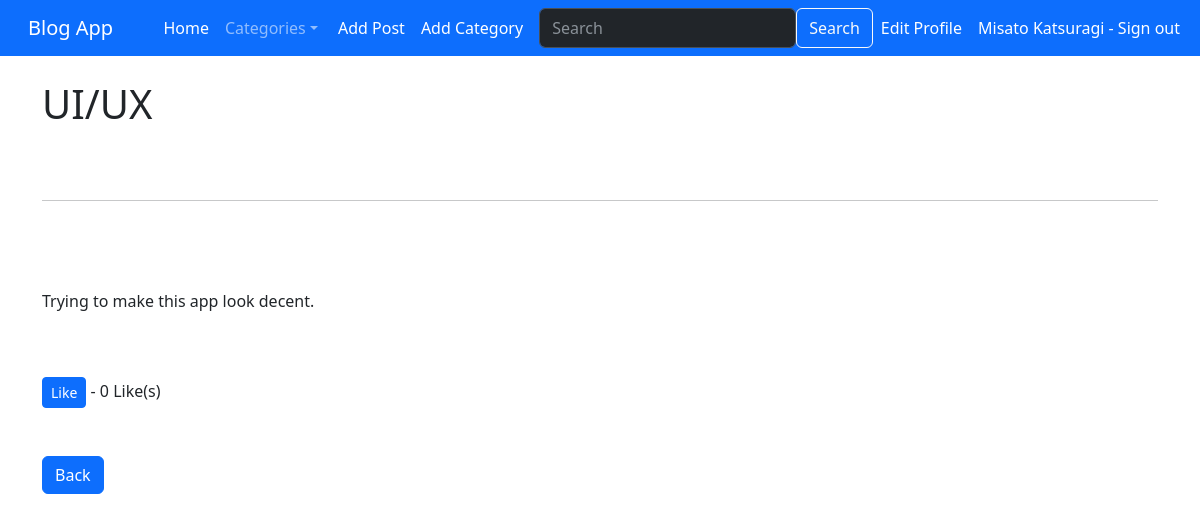
/article/2 (signed in), run on an earlier commit of the app's database.
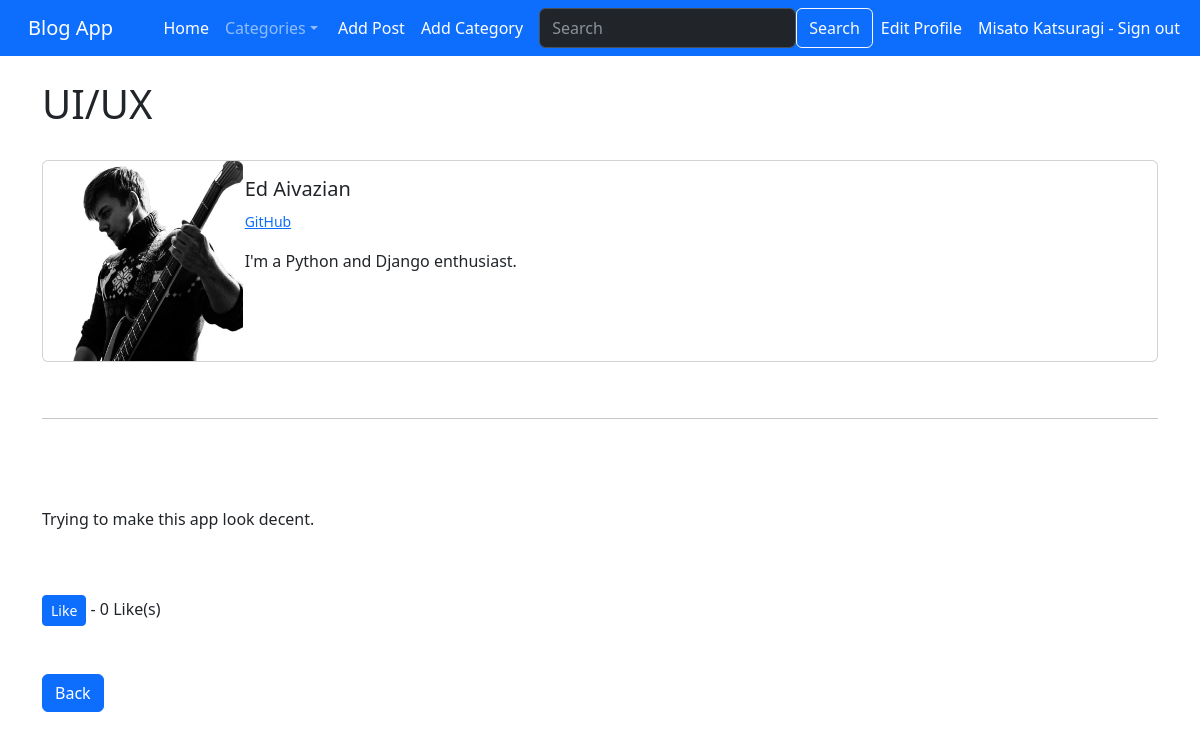
And on a later commit of the database.
### blogs/models.py (models this page shows, shortened)
class Post(models.Model):
    category = models.CharField(max_length=100, default='it') # категория поста со значением "IT" по умолчанию
    header_image = models.ImageField(null=True,
                                     blank=True,
                                     upload_to='images/')
    snippet = models.CharField(max_length=100)
    title = models.CharField(max_length=100) # название поста
    title_tag = models.CharField(max_length=100, default='Blog App')
    author = models.ForeignKey(User, on_delete=models.CASCADE) # при удалении темы, все записи по теме также удаляются - это каскадное удаление
    body = RichTextField(blank=True, null=True) # "богатое" поле для написания поста
    date_added = models.DateTimeField(auto_now_add=True)
    likes = models.ManyToManyField(User, related_name='blog_posts') # кнопка лайка
    def total_likes(self):
        return self.likes.count()

class UserProfile(models.Model):
    user = models.OneToOneField(User, null=True, on_delete=models.CASCADE)
    bio = models.TextField()
    profile_picture = models.ImageField(null=True,
                                     blank=True,
                                     upload_to='images/profile_pictures')
    nickname = models.CharField(max_length=255, null=True, blank=True)
    email_address = models.CharField(max_length=255, null=True, blank=True)
    website_url = models.CharField(max_length=255, null=True, blank=True)
    vk_url = models.CharField(max_length=255, null=True, blank=True)
    twitter_url = models.CharField(max_length=255, null=True, blank=True)
    instagram_url = models.CharField(max_length=255, null=True, blank=True)
    github_url = models.CharField(max_length=255, null=True, blank=True)
    steam_url = models.CharField(max_length=255, null=True, blank=True)
    spotify_url = models.CharField(max_length=255, null=True, blank=True)

### blogs/views.py (the view)
class ArticleDetailView(DetailView):
    model = Post
    template_name = 'article_details.html'
    def get_context_data(self, *args, **kwargs):
        stuff = get_object_or_404(Post, id=self.kwargs['pk'])
        total_likes = stuff.total_likes
        liked = False
        if stuff.likes.filter(id=self.request.user.id).exists():
            liked = True
        category_menu = Category.objects.all() # достаёт все названия категорий из Category.models.py
        context = super(ArticleDetailView, self).get_context_data(*args, **kwargs)
        context ['category_menu'] = category_menu
        context['total_likes'] = total_likes
        context['liked'] = liked
        return context

### blogs/models.py (called while the page is built)
    def __str__(self):
        return self.name

### blogs/templates/article_details.html (shortened to what this page needs)
{% extends "base.html" %}
{% block content %}
<h1>{{ post.title }}</h1>
    <br/>
    {% if user.is_authenticated %}
        {% if post.author.userprofile.profile_picture %}
        <div class="card mb-3">
            <div class="row g-0">
            <div class="col-md-2">
                <img src="{{ post.author.userprofile.profile_picture.url }}" class="rounded" width="200" height="200">
            </div>
            <div class="col-md-10">
                <div class="card-body">
                <h5 class="card-title">
                    {{ post.author.first_name}}
                    {{ post.author.last_name }}
                </h5>
                    <p class="card-text">
                        <small class="text-body-secondary">
                            {% if post.author.userprofile.github_url %}
                                <a href='{{ post.author.userprofile.github_url }}'>GitHub</a>
                            {% endif %}
                            <br/>
                        </small>
                    </p>
                <p class="card-text">
                    {{ post.author.userprofile.bio }}
                </p>
                </div>
            </div>
            </div>
        </div>
        {% endif%}
    {% endif %}
<br/>
<hr>
<br/>
<br/><br/>
{{ post.body|safe }}
<br/>
<br/>
<form
action="{% url 'like_post' post.pk %}"
method="POST">
    {% if liked %}
        <button type="submit", name="post_id", value ="post.id",
        class='btn btn-danger btn-sm'>Dislike</button>
    {% else %}
        <button type="submit", name="post_id", value ="post.id",
        class='btn btn-primary btn-sm'>Like</button>
    {% endif %}
    - {{ total_likes }} Like(s)
</form>
<br/>
<br/>
<a href="{% url 'home' %}" class="btn btn-primary">Back</a>
{% endblock content %}

### blogs/templates/base.html (shortened to what this page needs)
<!doctype html>
<html lang="en" dir="ltr">
  <head>
    <link rel="stylesheet" href="https://cdn.jsdelivr.net/npm/bootstrap@5.3.0-alpha3/dist/css/bootstrap.rtl.min.css">
  </head>
  <body>
    <nav class="navbar navbar-expand-lg bg-primary" data-bs-theme="dark">
        <div class="container-fluid">
          <a class="navbar-brand" href="{% url 'home' %}">Blog App</a>
          <div class="collapse navbar-collapse" id="navbarSupportedContent">
            <ul class="navbar-nav me-auto mb-2 mb-lg-0">
              {% if user.is_authenticated %}
                <li class="nav-item">
                  <a class="nav-link active" aria-current="page" href="{% url 'home' %}">Home</a>
                </li>
                {% if category_menu %}
                  <li class="nav-item dropdown">
                    <a class="nav-link dropdown-toggle" href="#" role="button" data-bs-toggle="dropdown" aria-expanded="false">
                      Categories
                    </a>
                  </li>
                {% else %}
                  <li class="nav-item">
                    <a class="nav-link active" href="{% url 'category-list' %}">Categories</a>
                  </li>
                {% endif %}
                <li class="nav-item">
                  <a class="nav-link active" href="{% url 'add_post' %}">Add Post</a>
                </li>
                <li class="nav-item">
                  <a class="nav-link active" href="{% url 'add_category' %}">Add Category</a>
                </li>
                <form class="d-flex" role="search">
                  <input class="form-control me-2" type="search" placeholder="Search" aria-label="Search">
                  <button class="btn btn-outline-light" type="submit">Search</button>
                </form>
                <li class="nav-item">
                  <a class="nav-link active" href="{% url 'edit_profile' %}">
                    Edit Profile</a>
                </li>
                <li class="nav-item">
                  <a class="nav-link active" href="{% url 'logout' %}">
                    {{ user.first_name }} {{ user.last_name }} - Sign out</a>
                </li>
              {% endif %}
                </ul>
          </div>
        </div>
      </nav>
    <br/>
    <div class="container">
        {% block content %}
        {% endblock content %}
    </div>
  </body>
</html>

What changed in the data, as far as the page shows it:
changed through a linked row, Post "UI/UX": author.userprofile.profile_picture: picture added; author.first_name (not shown) → "Ed"; author.last_name (not shown) → "Aivazian"; author.userprofile.bio (not shown) → "I'm a Python and Django enthusiast."
Also different on the page:
text now shown: "GitHub"
